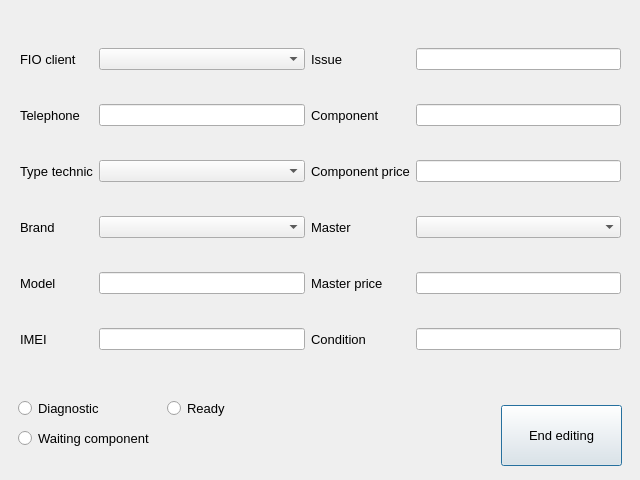
<?xml version="1.0" encoding="UTF-8"?>
<ui version="4.0">
 <class>OrderEditDialog</class>
 <widget class="QDialog" name="OrderEditDialog">
  <property name="geometry">
   <rect>
    <x>0</x>
    <y>0</y>
    <width>640</width>
    <height>480</height>
   </rect>
  </property>
  <property name="windowTitle">
   <string>Dialog</string>
  </property>
  <widget class="QPushButton" name="pb_accept">
   <property name="geometry">
    <rect>
     <x>501</x>
     <y>405</y>
     <width>121</width>
     <height>61</height>
    </rect>
   </property>
   <property name="font">
    <font>
     <pointsize>10</pointsize>
    </font>
   </property>
   <property name="text">
    <string>End editing</string>
   </property>
  </widget>
  <widget class="QWidget" name="layoutWidget">
   <property name="geometry">
    <rect>
     <x>18</x>
     <y>395</y>
     <width>291</width>
     <height>59</height>
    </rect>
   </property>
   <layout class="QGridLayout" name="gridLayout_2">
    <item row="0" column="0">
     <widget class="QRadioButton" name="rb_diagnostic">
      <property name="font">
       <font>
        <pointsize>10</pointsize>
       </font>
      </property>
      <property name="text">
       <string>Diagnostic</string>
      </property>
     </widget>
    </item>
    <item row="0" column="1">
     <widget class="QRadioButton" name="rb_ready">
      <property name="font">
       <font>
        <pointsize>10</pointsize>
       </font>
      </property>
      <property name="text">
       <string>Ready</string>
      </property>
     </widget>
    </item>
    <item row="1" column="0">
     <widget class="QRadioButton" name="rb_component">
      <property name="font">
       <font>
        <pointsize>10</pointsize>
       </font>
      </property>
      <property name="text">
       <string>Waiting component</string>
      </property>
     </widget>
    </item>
   </layout>
  </widget>
  <widget class="QWidget" name="layoutWidget_2">
   <property name="geometry">
    <rect>
     <x>20</x>
     <y>20</y>
     <width>601</width>
     <height>361</height>
    </rect>
   </property>
   <layout class="QGridLayout" name="gridLayout">
    <item row="2" column="0">
     <widget class="QLabel" name="label_3">
      <property name="font">
       <font>
        <pointsize>10</pointsize>
       </font>
      </property>
      <property name="text">
       <string>Type technic</string>
      </property>
     </widget>
    </item>
    <item row="1" column="0">
     <widget class="QLabel" name="label_2">
      <property name="font">
       <font>
        <pointsize>10</pointsize>
       </font>
      </property>
      <property name="text">
       <string>Telephone</string>
      </property>
     </widget>
    </item>
    <item row="0" column="1">
     <widget class="QComboBox" name="line_client_fio">
      <property name="editable">
       <bool>false</bool>
      </property>
     </widget>
    </item>
    <item row="0" column="3">
     <widget class="QLineEdit" name="line_issue"/>
    </item>
    <item row="0" column="2">
     <widget class="QLabel" name="label_6">
      <property name="font">
       <font>
        <pointsize>10</pointsize>
       </font>
      </property>
      <property name="text">
       <string>Issue</string>
      </property>
     </widget>
    </item>
    <item row="1" column="1">
     <widget class="QLineEdit" name="line_tel"/>
    </item>
    <item row="0" column="0">
     <widget class="QLabel" name="label">
      <property name="font">
       <font>
        <pointsize>10</pointsize>
       </font>
      </property>
      <property name="text">
       <string>FIO client</string>
      </property>
     </widget>
    </item>
    <item row="2" column="1">
     <widget class="QComboBox" name="line_type">
      <property name="editable">
       <bool>false</bool>
      </property>
     </widget>
    </item>
    <item row="1" column="2">
     <widget class="QLabel" name="label_8">
      <property name="font">
       <font>
        <pointsize>10</pointsize>
       </font>
      </property>
      <property name="text">
       <string>Component</string>
      </property>
     </widget>
    </item>
    <item row="1" column="3">
     <widget class="QLineEdit" name="line_component"/>
    </item>
    <item row="2" column="2">
     <widget class="QLabel" name="label_9">
      <property name="font">
       <font>
        <pointsize>10</pointsize>
       </font>
      </property>
      <property name="text">
       <string>Component price</string>
      </property>
     </widget>
    </item>
    <item row="2" column="3">
     <widget class="QLineEdit" name="line_component_price"/>
    </item>
    <item row="3" column="2">
     <widget class="QLabel" name="label_10">
      <property name="font">
       <font>
        <pointsize>10</pointsize>
       </font>
      </property>
      <property name="text">
       <string>Master</string>
      </property>
     </widget>
    </item>
    <item row="3" column="3">
     <widget class="QComboBox" name="line_master">
      <property name="editable">
       <bool>false</bool>
      </property>
     </widget>
    </item>
    <item row="4" column="2">
     <widget class="QLabel" name="label_11">
      <property name="font">
       <font>
        <pointsize>10</pointsize>
       </font>
      </property>
      <property name="text">
       <string>Master price</string>
      </property>
     </widget>
    </item>
    <item row="4" column="3">
     <widget class="QLineEdit" name="line_master_price"/>
    </item>
    <item row="5" column="2">
     <widget class="QLabel" name="label_7">
      <property name="font">
       <font>
        <pointsize>10</pointsize>
       </font>
      </property>
      <property name="text">
       <string>Condition</string>
      </property>
     </widget>
    </item>
    <item row="5" column="3">
     <widget class="QLineEdit" name="line_condition"/>
    </item>
    <item row="3" column="0">
     <widget class="QLabel" name="label_12">
      <property name="font">
       <font>
        <pointsize>10</pointsize>
       </font>
      </property>
      <property name="text">
       <string>Brand</string>
      </property>
     </widget>
    </item>
    <item row="3" column="1">
     <widget class="QComboBox" name="line_brand">
      <property name="editable">
       <bool>false</bool>
      </property>
     </widget>
    </item>
    <item row="5" column="0">
     <widget class="QLabel" name="label_5">
      <property name="font">
       <font>
        <pointsize>10</pointsize>
       </font>
      </property>
      <property name="text">
       <string>IMEI</string>
      </property>
     </widget>
    </item>
    <item row="5" column="1">
     <widget class="QLineEdit" name="line_imei"/>
    </item>
    <item row="4" column="0">
     <widget class="QLabel" name="label_4">
      <property name="font">
       <font>
        <pointsize>10</pointsize>
       </font>
      </property>
      <property name="text">
       <string>Model</string>
      </property>
     </widget>
    </item>
    <item row="4" column="1">
     <widget class="QLineEdit" name="line_model"/>
    </item>
   </layout>
  </widget>
 </widget>
 <resources/>
 <connections/>
</ui>
